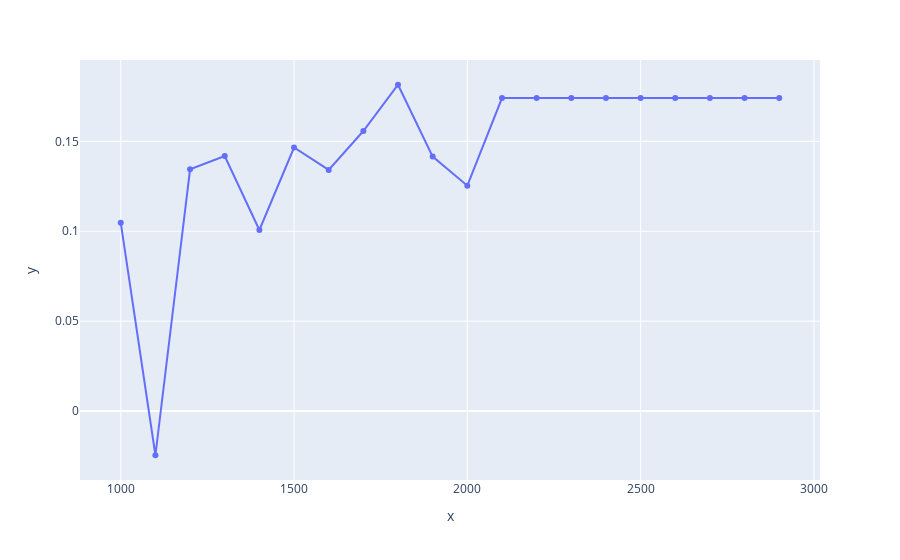

Here is the notebook cell this chart was saved with:
### Code cell
import matplotlib.pyplot as plt
import plotly.express as px

#Accuracy vs outliers upper boundary plot
x1 = x
y1 = r2_list 

fig = px.line(x=x1, y=y1, markers=True)
fig.show()

### Figure 1 — Plotly figure (JSON) as saved in the notebook; plotly's stock layout.template omitted (floating-point values rounded to 4 significant figures)
{"data": [{"hovertemplate": "x=%{x}<br>y=%{y}<extra></extra>", "legendgroup": "", "line": {"color": "#636efa", "dash": "solid"}, "marker": {"symbol": "circle"}, "mode": "markers+lines", "name": "", "orientation": "v", "showlegend": false, "type": "scatter", "x": [2900, 2800, 2700, 2600, 2500, 2400, 2300, 2200, 2100, 2000, 1900, 1800, 1700, 1600, 1500, 1400, 1300, 1200, 1100, 1000], "xaxis": "x", "y": [0.1741, 0.1741, 0.1741, 0.1741, 0.1741, 0.1741, 0.1741, 0.1741, 0.1741, 0.1254, 0.1415, 0.1815, 0.1558, 0.1341, 0.1466, 0.1007, 0.1419, 0.1345, -0.02459, 0.1048], "yaxis": "y"}], "layout": {"autosize": true, "legend": {"tracegroupgap": 0}, "margin": {"t": 60}, "xaxis": {"anchor": "y", "autorange": true, "domain": [0, 1], "range": [884.0, 3016.0], "title": {"text": "x"}, "type": "linear"}, "yaxis": {"anchor": "x", "autorange": true, "domain": [0, 1], "range": [-0.04055, 0.1975], "title": {"text": "y"}, "type": "linear"}}}
